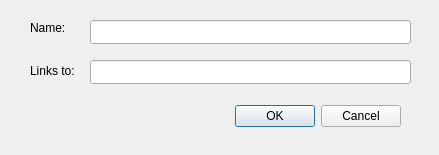
<?xml version="1.0" encoding="UTF-8"?>
<ui version="4.0">
 <class>HyperlinkDialog</class>
 <widget class="QDialog" name="HyperlinkDialog">
  <property name="geometry">
   <rect>
    <x>0</x>
    <y>0</y>
    <width>439</width>
    <height>155</height>
   </rect>
  </property>
  <property name="windowTitle">
   <string>Create Hyperlink</string>
  </property>
  <widget class="QDialogButtonBox" name="buttonBox">
   <property name="geometry">
    <rect>
     <x>190</x>
     <y>100</y>
     <width>211</width>
     <height>32</height>
    </rect>
   </property>
   <property name="orientation">
    <enum>Qt::Horizontal</enum>
   </property>
   <property name="standardButtons">
    <set>QDialogButtonBox::Cancel|QDialogButtonBox::Ok</set>
   </property>
  </widget>
  <widget class="QLabel" name="label">
   <property name="geometry">
    <rect>
     <x>30</x>
     <y>60</y>
     <width>61</width>
     <height>21</height>
    </rect>
   </property>
   <property name="text">
    <string>Links to:</string>
   </property>
  </widget>
  <widget class="QLineEdit" name="linkEdit">
   <property name="geometry">
    <rect>
     <x>90</x>
     <y>60</y>
     <width>321</width>
     <height>24</height>
    </rect>
   </property>
  </widget>
  <widget class="QLabel" name="label_2">
   <property name="geometry">
    <rect>
     <x>30</x>
     <y>20</y>
     <width>61</width>
     <height>16</height>
    </rect>
   </property>
   <property name="text">
    <string>Name:</string>
   </property>
  </widget>
  <widget class="QLineEdit" name="nameEdit">
   <property name="geometry">
    <rect>
     <x>90</x>
     <y>20</y>
     <width>321</width>
     <height>24</height>
    </rect>
   </property>
  </widget>
 </widget>
 <resources/>
 <connections>
  <connection>
   <sender>buttonBox</sender>
   <signal>accepted()</signal>
   <receiver>HyperlinkDialog</receiver>
   <slot>accept()</slot>
   <hints>
    <hint type="sourcelabel">
     <x>248</x>
     <y>254</y>
    </hint>
    <hint type="destinationlabel">
     <x>157</x>
     <y>274</y>
    </hint>
   </hints>
  </connection>
  <connection>
   <sender>buttonBox</sender>
   <signal>rejected()</signal>
   <receiver>HyperlinkDialog</receiver>
   <slot>reject()</slot>
   <hints>
    <hint type="sourcelabel">
     <x>316</x>
     <y>260</y>
    </hint>
    <hint type="destinationlabel">
     <x>286</x>
     <y>274</y>
    </hint>
   </hints>
  </connection>
 </connections>
</ui>
